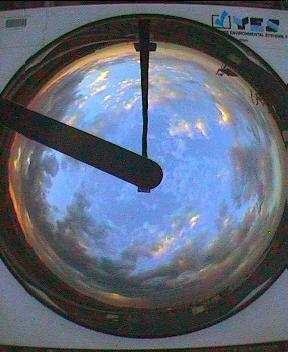
#> input picture ImageProcessing/TestImage.jpg, 288 x 352 px
$ python ImageProcess.py
#> lines starting #> are read from the running program, lines starting #| are printed output that depends on the picture; after the words box and inside, x2 and y2 are one past the last pixel; in counts of white or black regions, pixels touching at a corner belong together
import pandas as pd
import numpy as np
import cv2


image = cv2.imread('TestImage.jpg')
#> image is the input picture: shape (352, 288, 3); mean B, G, R 120.4, 103.3, 93.7

height, width, channels = image.shape
#> height = 352; width = 288; channels = 3

# Print the dimensions
print("Width:", width)
#| Width: 288
print("Height:", height)
#| Height: 352
print("Number of channels:", channels)
#| Number of channels: 3


center = (width // 2, height // 2)
#> center = (144, 176)

# Define a point on the edge of the image (e.g., the rightmost edge)
edge_point = (width - 1, height // 2)
#> edge_point = (287, 176)

# Calculate the distance between the center and the edge point
radius = int(np.sqrt((edge_point[0] - center[0])**2 + (edge_point[1] - center[1])**2))
#> radius = 143

# Create a black mask
mask = np.zeros((height, width), dtype=np.uint8)

# Draw the circle on the mask
cv2.circle(mask, center, radius, (255), -1)
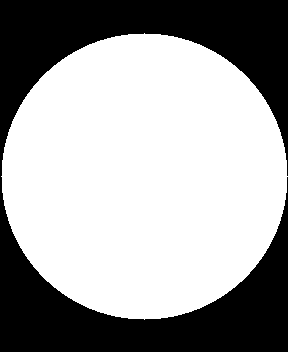
#> mask: shape (352, 288); 63.3% white; 1 black region, box (x1, y1, x2, y2) and area: (0, 0, 288, 352) 37167

# Apply the mask to the image
result = cv2.bitwise_and(image, image, mask=mask)
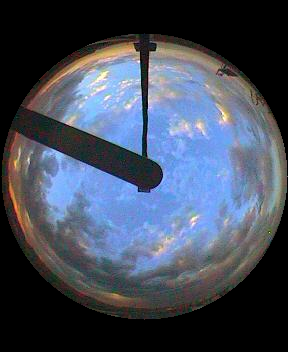
#> result: shape (352, 288, 3); mean B, G, R 91.9, 75.8, 67.6

# Display the result
cv2.imshow('Result', result)
cv2.waitKey(0)
cv2.destroyAllWindows()
